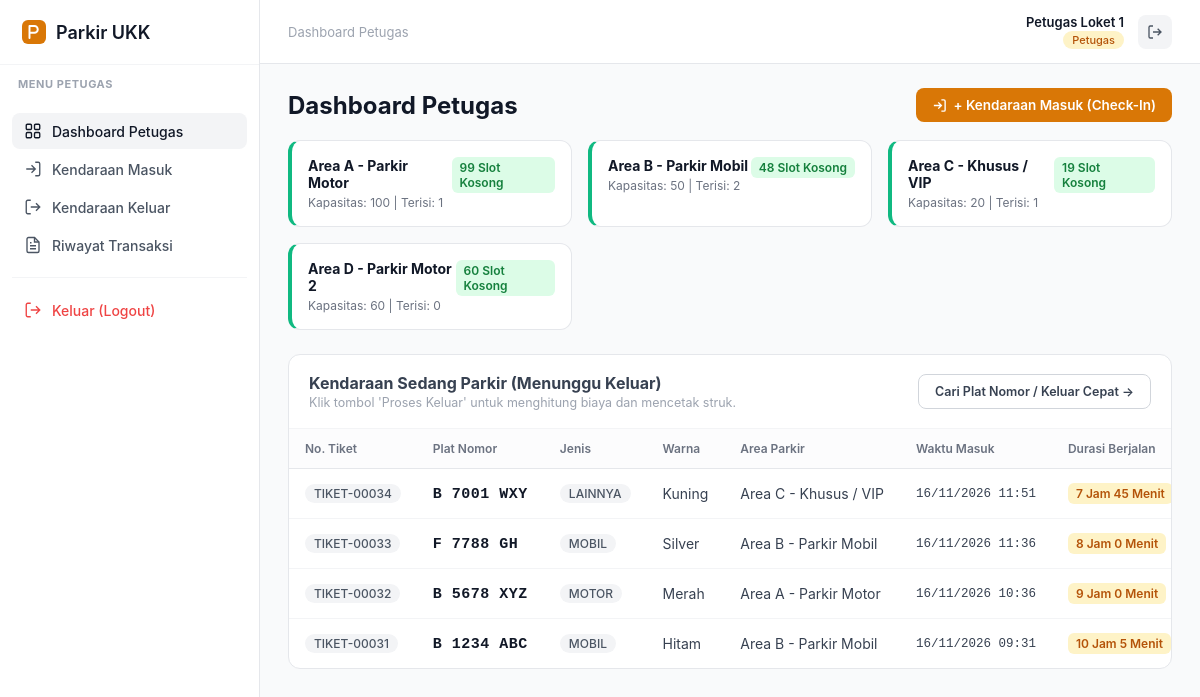
Page /index.php?c=petugas&a=dashboard (signed in) on the committed database.
### tables this page shows
CREATE TABLE IF NOT EXISTS tb_area_parkir (
    id_area INT(11) AUTO_INCREMENT PRIMARY KEY,
    nama_area VARCHAR(50) NOT NULL,
    kapasitas INT(5) NOT NULL DEFAULT 0,
    terisi INT(5) NOT NULL DEFAULT 0
);

CREATE TABLE IF NOT EXISTS tb_transaksi (
    id_parkir INT(11) AUTO_INCREMENT PRIMARY KEY,
    id_kendaraan INT(11) NOT NULL,
    waktu_masuk DATETIME NOT NULL,
    waktu_keluar DATETIME NULL,
    id_tarif INT(11) NOT NULL,
    durasi_jam INT(5) NOT NULL DEFAULT 0,
    biaya_total DECIMAL(10,0) NOT NULL DEFAULT 0,
    status ENUM('masuk', 'keluar') NOT NULL DEFAULT 'masuk',
    id_user INT(11) NOT NULL,
    id_area INT(11) NOT NULL,
    CONSTRAINT fk_transaksi_kendaraan FOREIGN KEY (id_kendaraan) 
        REFERENCES tb_kendaraan (id_kendaraan) ON DELETE RESTRICT ON UPDATE CASCADE,
    CONSTRAINT fk_transaksi_tarif FOREIGN KEY (id_tarif) 
        REFERENCES tb_tarif (id_tarif) ON DELETE RESTRICT ON UPDATE CASCADE,
    CONSTRAINT fk_transaksi_user FOREIGN KEY (id_user) 
        REFERENCES tb_user (id_user) ON DELETE RESTRICT ON UPDATE CASCADE,
    CONSTRAINT fk_transaksi_area FOREIGN KEY (id_area) 
        REFERENCES tb_area_parkir (id_area) ON DELETE RESTRICT ON UPDATE CASCADE
);

CREATE TABLE IF NOT EXISTS tb_kendaraan (
    id_kendaraan INT(11) AUTO_INCREMENT PRIMARY KEY,
    plat_nomor VARCHAR(15) NOT NULL UNIQUE,
    jenis_kendaraan VARCHAR(20) NOT NULL,
    warna VARCHAR(20) NOT NULL,
    pemilik VARCHAR(100) NOT NULL,
    id_user INT(11) NULL,
    CONSTRAINT fk_kendaraan_user FOREIGN KEY (id_user) 
        REFERENCES tb_user (id_user) ON DELETE SET NULL ON UPDATE CASCADE
);

### Controllers/BaseController.php (called while the page is built, shortened)
<?php
abstract class BaseController {
    private $models = [];
    protected function model($nama) {
        if (!isset($this->models[$nama])) {
            $this->models[$nama] = new $nama();
        }
        return $this->models[$nama];
    }
    protected function render($view, $data = []) {
        extract($data);
        require __DIR__ . '/../view/' . $view . '.php';
    }
    protected function halaman($view, $pageTitle, $activeMenu, array $breadcrumbs, array $data = []) {
        $this->render($view, array_merge($data, compact('pageTitle', 'activeMenu', 'breadcrumbs')));
    }
}

### Controllers/PetugasController.php (called while the page is built, shortened)
<?php
require_once __DIR__ . '/BaseController.php';
class PetugasController extends BaseController {
    public function dashboard() {
        $kendaraanAktif = $this->model('m_transaksi')->getKendaraanAktif();
        $areas          = $this->model('m_area')->getAll();
        $this->halaman('dashboard_petugas', 'Dashboard Petugas', 'dashboard',
            [['label' => 'Dashboard Petugas']],
            compact('kendaraanAktif', 'areas'));
    }
}

### index.php (called while the page is built, shortened)
<?php
$action     = strtolower(trim($_GET['a'] ?? ''));
$objek = new $namaClass();
$objek->$action();

### model/m_koneksi.php (called while the page is built)
<?php
class Koneksi {
    private $host = "localhost";
    private $user = "root";
    private $db   = "parkir";
    private $pass = "";
    private $koneksi = null;
    public function __construct() {
        $sambungan = @mysqli_connect($this->host, $this->user, $this->pass, $this->db);
        if ($sambungan) {
            mysqli_set_charset($sambungan, "utf8mb4");
            mysqli_query($sambungan, "SET time_zone = '+07:00'");
            $this->koneksi = $sambungan;
        }
    }
    public function getKoneksi() {
        return $this->koneksi;
    }
}

### model/m_area.php (called while the page is built, shortened)
<?php
require_once __DIR__ . '/m_base.php';
class m_area extends m_base {
    private function whereCari($search) {
        if (empty($search)) {
            return '';
        }
        $cari = $this->esc("%" . $search . "%");
        return $this->buatWhere(["(nama_area LIKE '$cari' OR id_area LIKE '$cari')"]);
    }
    public function getAll($search = '', $limit = 50, $offset = 0) {
        return $this->ambilSemua("SELECT * FROM tb_area_parkir" . $this->whereCari($search)
                               . " ORDER BY id_area ASC" . $this->buatLimit($limit, $offset));
    }
}

### model/m_base.php (called while the page is built, shortened)
<?php
require_once __DIR__ . '/m_koneksi.php';
abstract class m_base {
    protected $conn;
    public function __construct() {
        $this->conn = (new Koneksi())->getKoneksi();
    }
    protected function ambilSemua($sql) {
        $hasil = mysqli_query($this->conn, $sql);
        $data  = [];
        while ($hasil && $baris = mysqli_fetch_assoc($hasil)) {
            $data[] = $baris;
        }
        return $data;
    }
    protected function buatWhere(array $kondisi) {
        return empty($kondisi) ? '' : ' WHERE ' . implode(' AND ', $kondisi);
    }
    protected function buatLimit($limit, $offset) {
        return ' LIMIT ' . (int)$limit . ' OFFSET ' . (int)$offset;
    }
}

### model/m_transaksi.php (called while the page is built, shortened)
<?php
require_once __DIR__ . '/m_base.php';
require_once __DIR__ . '/m_area.php';
class m_transaksi extends m_base {
    private function tambahDiskon(&$row) {
        if (($row['status'] ?? '') === 'keluar') {
            $kotor = (int)$row['durasi_jam'] * (float)$row['tarif_per_jam'];
            if ($kotor > 0) {
                $diskon = max(0, (int)round((1 - ((float)$row['biaya_total'] / $kotor)) * 100));
            }
        } elseif (!empty($row['is_member'])) {
            $diskon = self::DISKON_MEMBER_PERSEN;
        }
    }
    private function selectTransaksi() {
        return "SELECT t.*,
                       k.plat_nomor, k.jenis_kendaraan, k.warna, k.pemilik, (k.id_user IS NOT NULL) AS is_member,
                       tf.tarif_per_jam,
                       a.nama_area,
                       u.nama_lengkap AS nama_petugas
                FROM tb_transaksi t
                JOIN tb_kendaraan k ON t.id_kendaraan = k.id_kendaraan
                JOIN tb_tarif tf ON t.id_tarif = tf.id_tarif
                JOIN tb_area_parkir a ON t.id_area = a.id_area
                JOIN tb_user u ON t.id_user = u.id_user";
    }
    private function ambilTransaksi($sql) {
        $data = $this->ambilSemua($sql);
        return $data;
    }
    public function getKendaraanAktif($search = '') {
        $kondisi = ["t.status = 'masuk'"];
        return $this->ambilTransaksi($this->selectTransaksi() . $this->buatWhere($kondisi) . " ORDER BY t.waktu_masuk DESC");
    }
}

### view/dashboard_petugas.php (the view, shortened to what this page needs)
<?php
require __DIR__ . '/template/header.php';
?>
<div class="fi-page-header">
    <div>
        <h1 class="fi-page-title">Dashboard Petugas</h1>
    </div>
    <div class="fi-page-actions">
        <a href="index.php?c=petugas&a=transaksi_masuk" class="fi-btn fi-btn-primary">
            <svg width="15" height="15" viewBox="0 0 24 24" fill="none" stroke="currentColor" stroke-width="2.2"><path d="M15 3h4a2 2 0 0 1 2 2v14a2 2 0 0 1-2 2h-4M10 17l5-5-5-5M15 12H3"/></svg>
            + Kendaraan Masuk (Check-In)
        </a>
    </div>
</div>
<div style="display: grid; grid-template-columns: repeat(auto-fit, minmax(min(100%, 280px), 1fr)); gap: 16px; margin-bottom: 24px;">
    <?php foreach ($areas as $a):
        $sisa = max(0, $a['kapasitas'] - $a['terisi']);
        $penuh = $sisa <= 0;
    ?>
        <div class="fi-card" style="padding: 16px; border-left: 4px solid <?= $penuh ? '#ef4444' : '#10b981' ?>;">
            <div style="display: flex; justify-content: space-between; align-items: flex-start;">
                <div>
                    <h3 style="font-size: 14px; font-weight: 700; margin: 0; color: var(--fi-gray-900);"><?= htmlspecialchars($a['nama_area']) ?></h3>
                    <div style="font-size: 12px; color: var(--fi-gray-500); margin-top: 4px;">Kapasitas: <?= $a['kapasitas'] ?> | Terisi: <?= $a['terisi'] ?></div>
                </div>
                <span class="fi-badge <?= $penuh ? 'fi-badge-danger' : 'fi-badge-success' ?>">
                    <?= $penuh ? 'Penuh' : "$sisa Slot Kosong" ?>
                </span>
            </div>
        </div>
    <?php endforeach; ?>
</div>
<div class="fi-card">
    <div style="padding: 18px 20px; border-bottom: 1px solid var(--fi-gray-100); display: flex; justify-content: space-between; align-items: center; flex-wrap: wrap; gap: 12px;">
        <div>
            <h2 style="font-size: 16px; font-weight: 700; margin: 0;">Kendaraan Sedang Parkir (Menunggu Keluar)</h2>
            <div style="font-size: 12.5px; color: var(--fi-gray-400); margin-top: 2px;">Klik tombol 'Proses Keluar' untuk menghitung biaya dan mencetak struk.</div>
        </div>
        <a href="index.php?c=petugas&a=transaksi_keluar" class="fi-btn fi-btn-secondary" style="font-size: 12.5px;">
            Cari Plat Nomor / Keluar Cepat &rarr;
        </a>
    </div>
    <div class="fi-table-wrap">
        <table class="fi-table">
            <thead>
                <tr>
                    <th>No. Tiket</th>
                    <th>Plat Nomor</th>
                    <th>Jenis</th>
                    <th>Warna</th>
                    <th>Area Parkir</th>
                    <th>Waktu Masuk</th>
                    <th>Durasi Berjalan</th>
                </tr>
            </thead>
            <tbody>
            <?php foreach ($kendaraanAktif as $item):
                $selisih = time() - strtotime($item['waktu_masuk']);
                $jam = floor($selisih / 3600);
                $menit = floor(($selisih % 3600) / 60);
            ?>
                <tr>
                    <td><span class="fi-badge">TIKET-<?= str_pad($item['id_parkir'], 5, '0', STR_PAD_LEFT) ?></span></td>
                    <td>
                        <strong style="font-family: 'Courier New', monospace; font-size: 15px; letter-spacing: 0.5px; color: var(--fi-gray-900);">
                            <?= htmlspecialchars($item['plat_nomor']) ?>
                        </strong>
                    </td>
                    <td>
                        <span class="fi-badge" style="text-transform: uppercase;">
                            <?= htmlspecialchars($item['jenis_kendaraan']) ?>
                        </span>
                    </td>
                    <td><?= htmlspecialchars($item['warna'] ?: '-') ?></td>
                    <td><?= htmlspecialchars($item['nama_area']) ?></td>
                    <td style="font-family: monospace; font-size: 12.5px;"><?= date('d/m/Y H:i', strtotime($item['waktu_masuk'])) ?></td>
                    <td>
                        <span class="fi-badge fi-badge-warning">
                            <?= $jam ?> Jam <?= $menit ?> Menit
                        </span>
                    </td>
                </tr>
            <?php endforeach; ?>
            </tbody>
        </table>
    </div>
</div>
<?php require __DIR__ . '/template/footer.php'; ?>

### view/template/style.css (style rules this page uses)
:root { --fi-primary: #d97706; --fi-primary-light: #fef3c7; --fi-success: #16a34a; --fi-gray-25: #fcfcfd; --fi-gray-50: #f9fafb; --fi-gray-100: #f3f4f6; --fi-gray-200: #e5e7eb; --fi-gray-300: #d1d5db; --fi-gray-400: #9ca3af; --fi-gray-500: #6b7280; --fi-gray-600: #4b5563; --fi-gray-700: #374151; --fi-gray-900: #111827; --sidebar-width: 260px; }
* { box-sizing: border-box; }
body { margin: 0; font-family: "Inter", -apple-system, BlinkMacSystemFont, "Segoe UI", sans-serif; background: var(--fi-gray-50); color: var(--fi-gray-700); font-size: 14px; }
a { text-decoration: none; color: inherit; }
.fi-page-header { display: flex; align-items: center; justify-content: space-between; margin-bottom: 18px; gap: 16px; flex-wrap: wrap; }
.fi-page-title { font-size: 24px; font-weight: 700; color: var(--fi-gray-900); margin: 0; }
.fi-page-actions { display: flex; gap: 10px; align-items: center; }
.fi-btn { display: inline-flex; align-items: center; gap: 6px; border: none; border-radius: 8px; padding: 9px 16px; font-size: 13.5px; font-weight: 600; cursor: pointer; }
.fi-btn-primary { background: var(--fi-primary); color: #fff; }
.fi-btn-secondary { background: #fff; color: var(--fi-gray-700); border: 1px solid var(--fi-gray-300); }
.fi-card { background: #fff; border: 1px solid var(--fi-gray-200); border-radius: 12px; overflow: hidden; }
.fi-table-wrap { overflow-x: auto; }
table.fi-table { width: 100%; border-collapse: collapse; }
.fi-table thead th { text-align: left; font-size: 12px; font-weight: 600; color: var(--fi-gray-500); text-transform: none; padding: 12px 16px; border-bottom: 1px solid var(--fi-gray-200); background: var(--fi-gray-25); white-space: nowrap; }
.fi-table tbody td { padding: 12px 16px; border-bottom: 1px solid var(--fi-gray-100); color: var(--fi-gray-700); white-space: nowrap; }
.fi-table tbody tr:last-child td { border-bottom: none; }
.fi-badge { display: inline-flex; padding: 2px 9px; border-radius: 999px; font-size: 12px; font-weight: 500; background: var(--fi-gray-100); color: var(--fi-gray-600); }
.fi-badge-success { background: #dcfce7; color: #15803d; border-radius: 6px; padding: 3px 8px; font-weight: 600; font-size: 12px; }
.fi-badge-warning { background: #fef3c7; color: #b45309; border-radius: 6px; padding: 3px 8px; font-weight: 600; font-size: 12px; }

### rows in the picture
tb_area_parkir: nama_area "Area A - Parkir Motor", kapasitas "100", terisi "1", sisa "99"
tb_area_parkir: nama_area "Area B - Parkir Mobil", kapasitas "50", terisi "2", sisa "48"
tb_area_parkir: nama_area "Area C - Khusus / VIP", kapasitas "20", terisi "1", sisa "19"
tb_area_parkir: nama_area "Area D - Parkir Motor 2", kapasitas "60", terisi "0"
tb_transaksi: id_parkir "00034", id_kendaraan.plat_nomor "B 7001 WXY", id_kendaraan.jenis_kendaraan "LAINNYA", id_kendaraan.warna "Kuning", id_area.nama_area "Area C - Khusus / VIP", waktu_masuk "16/11/2026 11:51"
tb_transaksi: id_parkir "00033", id_kendaraan.plat_nomor "F 7788 GH", id_kendaraan.jenis_kendaraan "MOBIL", id_kendaraan.warna "Silver", id_area.nama_area "Area B - Parkir Mobil", waktu_masuk "16/11/2026 11:36"
tb_transaksi: id_parkir "00032", id_kendaraan.plat_nomor "B 5678 XYZ", id_kendaraan.jenis_kendaraan "MOTOR", id_kendaraan.warna "Merah", id_area.nama_area "Area A - Parkir Motor", waktu_masuk "16/11/2026 10:36"
tb_transaksi: id_parkir "00031", id_kendaraan.plat_nomor "B 1234 ABC", id_kendaraan.jenis_kendaraan "MOBIL", id_kendaraan.warna "Hitam", id_area.nama_area "Area B - Parkir Mobil", waktu_masuk "16/11/2026 09:31"

### other values in the picture
$userRole ?: 'Utama' "PETUGAS"
$crumb['label'] "Dashboard Petugas"
$userName "Petugas Loket 1"
$userRole ?: 'Guest' "Petugas"
